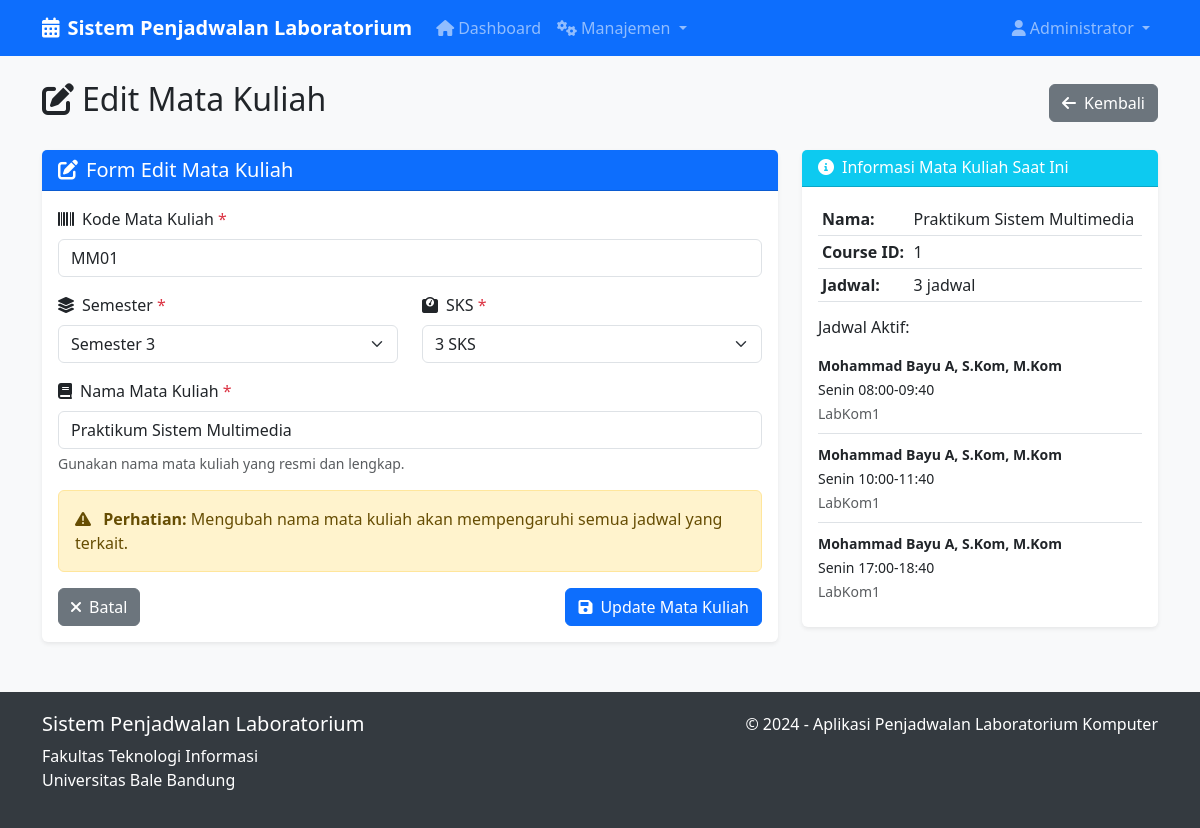
The app's page /courses/edit/1 (signed in), older data.
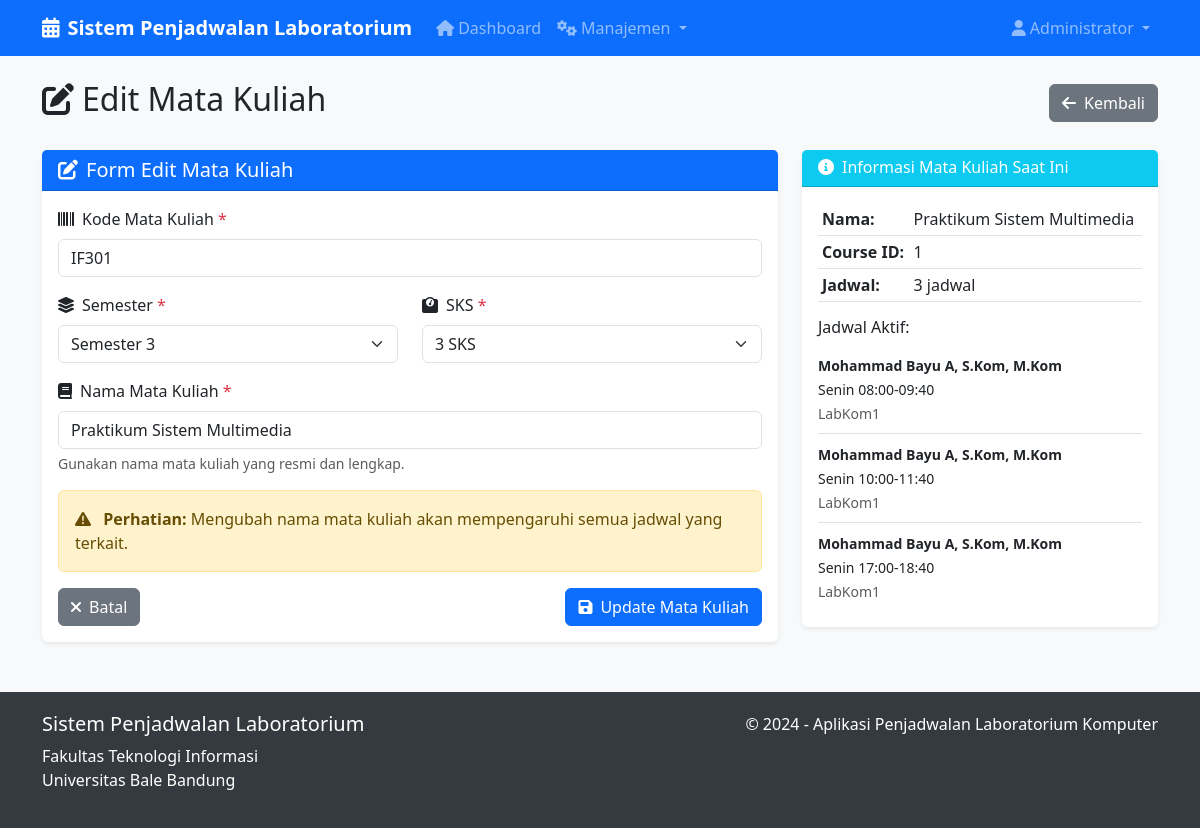
The same page, newer data.
### app.py (models this page shows)
class Course(db.Model):
    id = db.Column(db.Integer, primary_key=True)
    code = db.Column(db.String(20), unique=True, nullable=False)
    course_name = db.Column(db.String(100), nullable=False)
    semester = db.Column(db.Integer, nullable=False)  # 1-8
    sks = db.Column(db.Integer, nullable=False)  # 1-4
    schedules = db.relationship('Schedule', backref='course', lazy=True)

### app.py (the view, shortened to what this page needs)
@app.route('/courses/edit/<int:id>', methods=['GET', 'POST'])
@role_required('admin', 'staff')
def edit_course(id):
    course = Course.query.get_or_404(id)
    return render_template('edit_course.html', course=course)

### app.py (called while the page is built)
def role_required(*roles):
    def decorator(f):
        from functools import wraps
        @wraps(f)
        def decorated_function(*args, **kwargs):
            if 'user_id' not in session:
                flash('Silakan login terlebih dahulu', 'danger')
                return redirect(url_for('login'))
            user = User.query.get(session['user_id'])
            if user.role not in roles:
                flash('Anda tidak memiliki akses ke halaman ini', 'danger')
                return redirect(url_for('dashboard'))
            return f(*args, **kwargs)
        return decorated_function
    return decorator

### templates/edit_course.html (shortened to what the changed rows need)
{% extends "base.html" %}
{% block content %}
<div class="row">
    <div class="col-12">
        <div class="d-flex justify-content-between align-items-center mb-4">
            <h2><i class="fas fa-edit me-2"></i>Edit Mata Kuliah</h2>
        </div>
    </div>
</div>
<div class="row">
    <div class="col-md-8">
        <div class="card">
            <div class="card-body">
                <form method="POST">
                    <div class="mb-3">
                        <label for="code" class="form-label">
                            <i class="fas fa-barcode me-2"></i>Kode Mata Kuliah <span class="text-danger">*</span>
                        </label>
                        <input type="text" class="form-control" id="code" name="code" value="{{ course.code }}" required
                            maxlength="20">
                    </div>
                    <div class="row">
                        <div class="col-md-6 mb-3">
                            <label for="semester" class="form-label">
                                <i class="fas fa-layer-group me-2"></i>Semester <span class="text-danger">*</span>
                            </label>
                            <select class="form-select" id="semester" name="semester" required>
                                {% for i in range(1, 9) %}
                                <option value="{{ i }}" {% if course.semester==i %}selected{% endif %}>Semester {{ i }}
                                </option>
                                {% endfor %}
                            </select>
                        </div>
                        <div class="col-md-6 mb-3">
                            <label for="sks" class="form-label">
                                <i class="fas fa-weight me-2"></i>SKS <span class="text-danger">*</span>
                            </label>
                            <select class="form-select" id="sks" name="sks" required>
                                {% for i in range(1, 5) %}
                                <option value="{{ i }}" {% if course.sks==i %}selected{% endif %}>{{ i }} SKS</option>
                                {% endfor %}
                            </select>
                        </div>
                    </div>
                    <div class="mb-3">
                        <label for="course_name" class="form-label">
                            <i class="fas fa-book me-2"></i>Nama Mata Kuliah <span class="text-danger">*</span>
                        </label>
                        <input type="text" class="form-control" id="course_name" name="course_name"
                            value="{{ course.course_name }}" required>
                        <div class="form-text">Gunakan nama mata kuliah yang resmi dan lengkap.</div>
                    </div>
                </form>
            </div>
        </div>
    </div>
    <div class="col-md-4">
        <div class="card">
            <div class="card-body">
                <table class="table table-sm">
                    <tr>
                        <td><strong>Nama:</strong></td>
                        <td>{{ course.course_name }}</td>
                    </tr>
                    <tr>
                        <td><strong>Course ID:</strong></td>
                        <td>{{ course.id }}</td>
                    </tr>
                </table>
            </div>
        </div>
    </div>
</div>
{% endblock %}

Row changes from the older to the newer data that the page shows:
changed Course "Praktikum Sistem Multimedia": code "MM01" → "IF301"
